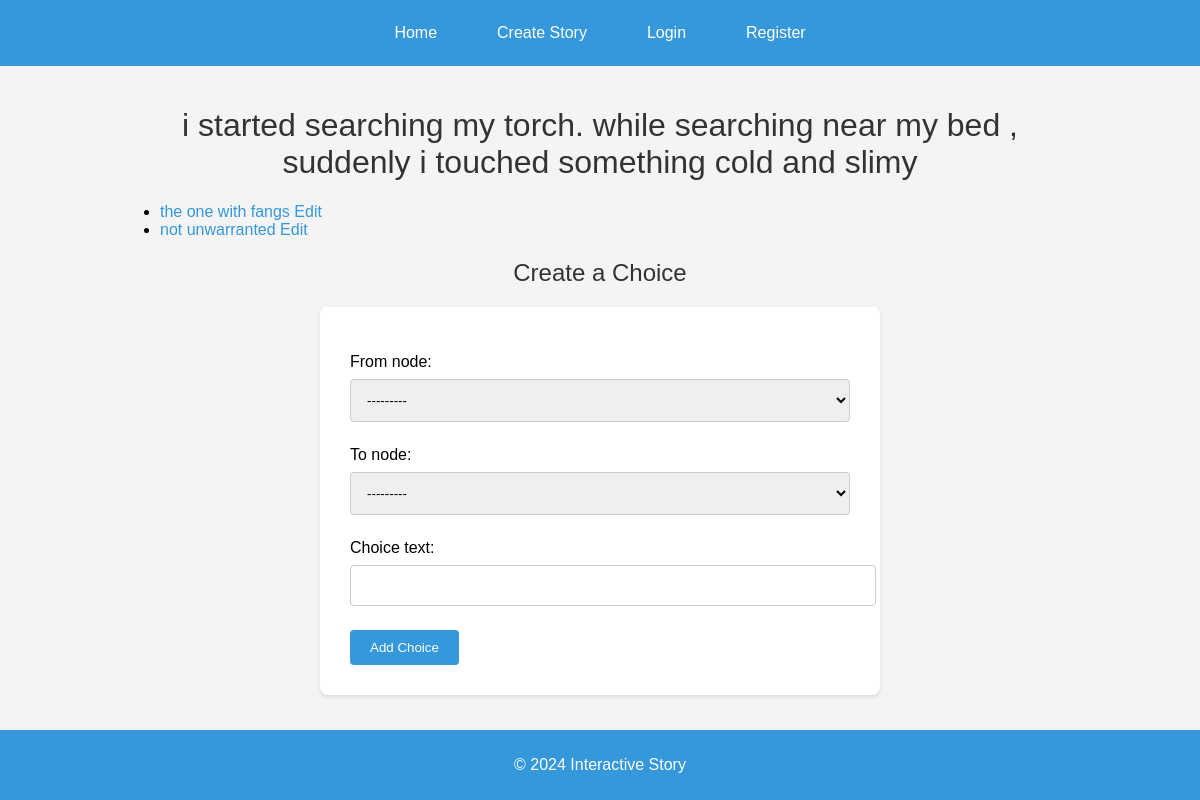
The app's page /stories/node/1/ with its own data.
### stories/models.py (models this page shows, shortened)
class StoryNode(models.Model):
    story = models.ForeignKey(Story, related_name='nodes', on_delete=models.CASCADE)
    text = models.TextField()
    parent = models.ForeignKey('self', related_name='children', null=True, blank=True, on_delete=models.SET_NULL)
    views = models.IntegerField(default=0)
    total_time_spent = models.DurationField(default=timezone.timedelta(0))
    start_time = models.DateTimeField(null=True, blank=True)
    def __str__(self):
        return self.text[:50]

class StoryChoice(models.Model):
    from_node = models.ForeignKey(StoryNode, related_name='choices_from', on_delete=models.CASCADE)
    to_node = models.ForeignKey(StoryNode, related_name='choices_to', on_delete=models.CASCADE)
    choice_text = models.CharField(max_length=200)

### stories/views.py (the view)
# urls.py: path('node/<int:node_id>/', views.node_detail, name='node_detail'),
def node_detail(request, node_id):
    node = get_object_or_404(StoryNode, pk=node_id)
    choices = node.choices_from.all()
    if request.method == 'POST':
        form = StoryChoiceForm(request.POST)
        if form.is_valid():
            choice = form.save(commit=False)
            choice.from_node = node
            choice.save()
            return redirect('node_detail', node_id=node.id)
    else:
        form = StoryChoiceForm()
    if request.method == 'GET':
        if node.start_time is None:  # Start tracking time
            node.start_time = timezone.now()
        node.views += 1
        node.save()
    elif request.method == 'POST':
        if node.start_time:
            time_spent = timezone.now() - node.start_time
            node.total_time_spent += time_spent
            node.start_time = None  # Reset start time for next session
            node.save()
    return render(request, 'stories/node_detail.html', {'node': node, 'choices': choices, 'form': form})

### stories/forms.py
class StoryChoiceForm(forms.ModelForm):
    class Meta:
        model = StoryChoice
        fields = ['from_node', 'to_node', 'choice_text']

### stories/templates/stories/node_detail.html (shortened to what this page needs)
{% extends 'base.html' %}
{% block content %}
<h1>{{ node.text }}</h1>
{% if choices %}
    <ul>
    {% for choice in choices %}
        <li>
            <a href="{% url 'node_detail' choice.to_node.id %}">{{ choice.choice_text }}</a>
            <a href="{% url 'edit_story_choice' choice.id %}">Edit</a>
        </li>
    {% endfor %}
    </ul>
{% else %}
    <p>No further choices available.</p>
{% endif %}
<h2>Create a Choice</h2>
<form action="{% url 'create_story_choice' node.id %}" method="post">
    {{ form.as_p }}
    <button type="submit">Add Choice</button>
</form>
{% endblock %}

### interactivestoryapp/static/css/style.css (style rules this page uses)
body { font-family: Arial, sans-serif; background-color: #f4f4f4; margin: 0; padding: 0; }
h1, h2, h3 { color: #333; text-align: center; font-weight: 300; }
a { color: #3498db; text-decoration: none; }
form { background: white; padding: 30px; border-radius: 8px; box-shadow: 0 2px 4px rgba(0, 0, 0, 0.1); max-width: 500px; margin: 20px auto; }
form input[type="text"], form input[type="password"], form textarea, form select { width: 100%; padding: 12px; margin: 8px 0; border-radius: 4px; border: 1px solid #ccc; }
form button { background-color: #3498db; color: white; padding: 10px 20px; border: none; border-radius: 4px; cursor: pointer; }

### records on screen
StoryNode: text "i started searching my torch. while searching near my bed , suddenly i touched something cold and slimy"
StoryChoice: choice_text "the one with fangs"
StoryChoice: choice_text "not unwarranted"
